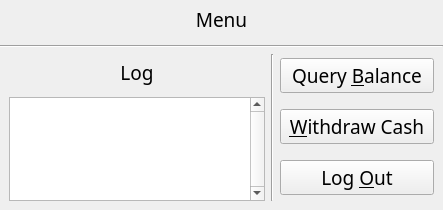
<?xml version="1.0" encoding="UTF-8"?>
<ui version="4.0">
 <class>AtmClientView</class>
 <widget class="QMainWindow" name="AtmClientView">
  <property name="geometry">
   <rect>
    <x>0</x>
    <y>0</y>
    <width>443</width>
    <height>210</height>
   </rect>
  </property>
  <property name="font">
   <font>
    <family>微软雅黑</family>
    <pointsize>14</pointsize>
   </font>
  </property>
  <property name="windowTitle">
   <string>MainWindow</string>
  </property>
  <property name="inputMethodHints">
   <set>Qt::ImhNone</set>
  </property>
  <widget class="QWidget" name="centralwidget">
   <layout class="QGridLayout" name="gridLayout_2">
    <property name="leftMargin">
     <number>0</number>
    </property>
    <property name="topMargin">
     <number>0</number>
    </property>
    <property name="rightMargin">
     <number>0</number>
    </property>
    <property name="bottomMargin">
     <number>0</number>
    </property>
    <property name="spacing">
     <number>0</number>
    </property>
    <item row="0" column="0">
     <widget class="QStackedWidget" name="stackWindow">
      <property name="sizePolicy">
       <sizepolicy hsizetype="Minimum" vsizetype="Minimum">
        <horstretch>0</horstretch>
        <verstretch>0</verstretch>
       </sizepolicy>
      </property>
      <property name="currentIndex">
       <number>1</number>
      </property>
      <widget class="QWidget" name="pageDisonnected">
       <property name="sizePolicy">
        <sizepolicy hsizetype="Minimum" vsizetype="Minimum">
         <horstretch>0</horstretch>
         <verstretch>0</verstretch>
        </sizepolicy>
       </property>
       <layout class="QVBoxLayout" name="verticalLayout">
        <item>
         <spacer name="verticalSpacer_6">
          <property name="orientation">
           <enum>Qt::Vertical</enum>
          </property>
          <property name="sizeType">
           <enum>QSizePolicy::Minimum</enum>
          </property>
          <property name="sizeHint" stdset="0">
           <size>
            <width>1</width>
            <height>6</height>
           </size>
          </property>
         </spacer>
        </item>
        <item>
         <widget class="QLabel" name="labelCQUBank">
          <property name="text">
           <string>CQU Bank</string>
          </property>
          <property name="alignment">
           <set>Qt::AlignCenter</set>
          </property>
         </widget>
        </item>
        <item>
         <spacer name="verticalSpacer_5">
          <property name="orientation">
           <enum>Qt::Vertical</enum>
          </property>
          <property name="sizeType">
           <enum>QSizePolicy::Minimum</enum>
          </property>
          <property name="sizeHint" stdset="0">
           <size>
            <width>1</width>
            <height>6</height>
           </size>
          </property>
         </spacer>
        </item>
        <item>
         <widget class="Line" name="line">
          <property name="orientation">
           <enum>Qt::Horizontal</enum>
          </property>
         </widget>
        </item>
        <item>
         <layout class="QHBoxLayout" name="horizontalLayout">
          <item>
           <layout class="QGridLayout" name="gridLayout">
            <item row="0" column="0">
             <widget class="QLabel" name="labelHost">
              <property name="minimumSize">
               <size>
                <width>43</width>
                <height>0</height>
               </size>
              </property>
              <property name="text">
               <string>Host</string>
              </property>
              <property name="alignment">
               <set>Qt::AlignRight|Qt::AlignTrailing|Qt::AlignVCenter</set>
              </property>
             </widget>
            </item>
            <item row="0" column="1">
             <widget class="QLineEdit" name="lineEditHost">
              <property name="minimumSize">
               <size>
                <width>180</width>
                <height>0</height>
               </size>
              </property>
              <property name="inputMethodHints">
               <set>Qt::ImhNone</set>
              </property>
              <property name="text">
               <string>119.29.117.67</string>
              </property>
              <property name="alignment">
               <set>Qt::AlignRight|Qt::AlignTrailing|Qt::AlignVCenter</set>
              </property>
              <property name="placeholderText">
               <string>Host Address</string>
              </property>
             </widget>
            </item>
            <item row="1" column="0">
             <widget class="QLabel" name="labelPort">
              <property name="text">
               <string>Port</string>
              </property>
              <property name="alignment">
               <set>Qt::AlignRight|Qt::AlignTrailing|Qt::AlignVCenter</set>
              </property>
             </widget>
            </item>
            <item row="1" column="1">
             <widget class="QLineEdit" name="lineEditPort">
              <property name="minimumSize">
               <size>
                <width>180</width>
                <height>0</height>
               </size>
              </property>
              <property name="text">
               <string>3333</string>
              </property>
              <property name="alignment">
               <set>Qt::AlignRight|Qt::AlignTrailing|Qt::AlignVCenter</set>
              </property>
              <property name="placeholderText">
               <string>Port Number</string>
              </property>
             </widget>
            </item>
           </layout>
          </item>
          <item>
           <widget class="QPushButton" name="buttonConnect">
            <property name="sizePolicy">
             <sizepolicy hsizetype="Minimum" vsizetype="Minimum">
              <horstretch>0</horstretch>
              <verstretch>0</verstretch>
             </sizepolicy>
            </property>
            <property name="minimumSize">
             <size>
              <width>100</width>
              <height>0</height>
             </size>
            </property>
            <property name="text">
             <string>&amp;Connect</string>
            </property>
           </widget>
          </item>
         </layout>
        </item>
       </layout>
      </widget>
      <widget class="QWidget" name="pageConnected">
       <layout class="QVBoxLayout" name="verticalLayout_4">
        <property name="leftMargin">
         <number>0</number>
        </property>
        <property name="topMargin">
         <number>0</number>
        </property>
        <property name="rightMargin">
         <number>0</number>
        </property>
        <property name="bottomMargin">
         <number>0</number>
        </property>
        <item>
         <spacer name="verticalSpacer_7">
          <property name="orientation">
           <enum>Qt::Vertical</enum>
          </property>
          <property name="sizeType">
           <enum>QSizePolicy::Minimum</enum>
          </property>
          <property name="sizeHint" stdset="0">
           <size>
            <width>1</width>
            <height>6</height>
           </size>
          </property>
         </spacer>
        </item>
        <item>
         <widget class="QLabel" name="labelMenu">
          <property name="text">
           <string>Menu</string>
          </property>
          <property name="alignment">
           <set>Qt::AlignCenter</set>
          </property>
         </widget>
        </item>
        <item>
         <spacer name="verticalSpacer_4">
          <property name="orientation">
           <enum>Qt::Vertical</enum>
          </property>
          <property name="sizeType">
           <enum>QSizePolicy::Minimum</enum>
          </property>
          <property name="sizeHint" stdset="0">
           <size>
            <width>1</width>
            <height>6</height>
           </size>
          </property>
         </spacer>
        </item>
        <item>
         <widget class="Line" name="line_2">
          <property name="orientation">
           <enum>Qt::Horizontal</enum>
          </property>
         </widget>
        </item>
        <item>
         <widget class="QStackedWidget" name="stackPanel">
          <property name="currentIndex">
           <number>1</number>
          </property>
          <widget class="QWidget" name="pageLogin">
           <layout class="QGridLayout" name="gridLayout_4">
            <property name="leftMargin">
             <number>9</number>
            </property>
            <property name="topMargin">
             <number>0</number>
            </property>
            <property name="rightMargin">
             <number>9</number>
            </property>
            <property name="bottomMargin">
             <number>9</number>
            </property>
            <property name="spacing">
             <number>0</number>
            </property>
            <item row="0" column="0">
             <layout class="QVBoxLayout" name="verticalLayout_3">
              <property name="spacing">
               <number>0</number>
              </property>
              <item>
               <layout class="QGridLayout" name="gridLayout_3">
                <item row="0" column="1">
                 <spacer name="horizontalSpacer">
                  <property name="orientation">
                   <enum>Qt::Horizontal</enum>
                  </property>
                  <property name="sizeType">
                   <enum>QSizePolicy::Minimum</enum>
                  </property>
                  <property name="sizeHint" stdset="0">
                   <size>
                    <width>6</width>
                    <height>1</height>
                   </size>
                  </property>
                 </spacer>
                </item>
                <item row="2" column="1">
                 <spacer name="horizontalSpacer_2">
                  <property name="orientation">
                   <enum>Qt::Horizontal</enum>
                  </property>
                  <property name="sizeType">
                   <enum>QSizePolicy::Minimum</enum>
                  </property>
                  <property name="sizeHint" stdset="0">
                   <size>
                    <width>6</width>
                    <height>1</height>
                   </size>
                  </property>
                 </spacer>
                </item>
                <item row="0" column="2">
                 <widget class="QLineEdit" name="lineEditUserid">
                  <property name="text">
                   <string>998877665544</string>
                  </property>
                  <property name="alignment">
                   <set>Qt::AlignRight|Qt::AlignTrailing|Qt::AlignVCenter</set>
                  </property>
                  <property name="placeholderText">
                   <string>User ID</string>
                  </property>
                  <property name="clearButtonEnabled">
                   <bool>false</bool>
                  </property>
                 </widget>
                </item>
                <item row="0" column="0">
                 <widget class="QLabel" name="labelUserid">
                  <property name="text">
                   <string>User ID</string>
                  </property>
                  <property name="alignment">
                   <set>Qt::AlignRight|Qt::AlignTrailing|Qt::AlignVCenter</set>
                  </property>
                 </widget>
                </item>
                <item row="2" column="0">
                 <widget class="QLabel" name="labelPasswd">
                  <property name="minimumSize">
                   <size>
                    <width>87</width>
                    <height>0</height>
                   </size>
                  </property>
                  <property name="text">
                   <string>Password</string>
                  </property>
                  <property name="alignment">
                   <set>Qt::AlignRight|Qt::AlignTrailing|Qt::AlignVCenter</set>
                  </property>
                 </widget>
                </item>
                <item row="2" column="2">
                 <widget class="QLineEdit" name="lineEditPasswd">
                  <property name="inputMethodHints">
                   <set>Qt::ImhHiddenText|Qt::ImhNoAutoUppercase|Qt::ImhNoPredictiveText|Qt::ImhSensitiveData</set>
                  </property>
                  <property name="text">
                   <string>1122334455</string>
                  </property>
                  <property name="echoMode">
                   <enum>QLineEdit::Password</enum>
                  </property>
                  <property name="alignment">
                   <set>Qt::AlignRight|Qt::AlignTrailing|Qt::AlignVCenter</set>
                  </property>
                  <property name="placeholderText">
                   <string>Password</string>
                  </property>
                 </widget>
                </item>
                <item row="1" column="0">
                 <spacer name="verticalSpacer_8">
                  <property name="orientation">
                   <enum>Qt::Vertical</enum>
                  </property>
                  <property name="sizeType">
                   <enum>QSizePolicy::Minimum</enum>
                  </property>
                  <property name="sizeHint" stdset="0">
                   <size>
                    <width>1</width>
                    <height>6</height>
                   </size>
                  </property>
                 </spacer>
                </item>
               </layout>
              </item>
              <item>
               <spacer name="verticalSpacer">
                <property name="orientation">
                 <enum>Qt::Vertical</enum>
                </property>
                <property name="sizeType">
                 <enum>QSizePolicy::Minimum</enum>
                </property>
                <property name="sizeHint" stdset="0">
                 <size>
                  <width>1</width>
                  <height>6</height>
                 </size>
                </property>
               </spacer>
              </item>
              <item>
               <layout class="QHBoxLayout" name="horizontalLayout_2">
                <item>
                 <widget class="QPushButton" name="buttonDisconnect">
                  <property name="minimumSize">
                   <size>
                    <width>150</width>
                    <height>0</height>
                   </size>
                  </property>
                  <property name="text">
                   <string>&amp;Disconnect</string>
                  </property>
                 </widget>
                </item>
                <item>
                 <spacer name="horizontalSpacer_3">
                  <property name="orientation">
                   <enum>Qt::Horizontal</enum>
                  </property>
                  <property name="sizeHint" stdset="0">
                   <size>
                    <width>6</width>
                    <height>1</height>
                   </size>
                  </property>
                 </spacer>
                </item>
                <item>
                 <widget class="QPushButton" name="buttonLogin">
                  <property name="sizePolicy">
                   <sizepolicy hsizetype="Minimum" vsizetype="Fixed">
                    <horstretch>0</horstretch>
                    <verstretch>0</verstretch>
                   </sizepolicy>
                  </property>
                  <property name="minimumSize">
                   <size>
                    <width>150</width>
                    <height>0</height>
                   </size>
                  </property>
                  <property name="text">
                   <string>Log&amp;in</string>
                  </property>
                 </widget>
                </item>
               </layout>
              </item>
             </layout>
            </item>
           </layout>
          </widget>
          <widget class="QWidget" name="pageOperate">
           <layout class="QHBoxLayout" name="horizontalLayout_3">
            <property name="leftMargin">
             <number>9</number>
            </property>
            <property name="topMargin">
             <number>0</number>
            </property>
            <property name="rightMargin">
             <number>9</number>
            </property>
            <property name="bottomMargin">
             <number>9</number>
            </property>
            <item>
             <layout class="QVBoxLayout" name="verticalLayout_5">
              <item>
               <widget class="QLabel" name="labelLog">
                <property name="text">
                 <string>Log</string>
                </property>
                <property name="alignment">
                 <set>Qt::AlignCenter</set>
                </property>
               </widget>
              </item>
              <item>
               <widget class="QTextEdit" name="textEditLog">
                <property name="sizePolicy">
                 <sizepolicy hsizetype="Fixed" vsizetype="Fixed">
                  <horstretch>0</horstretch>
                  <verstretch>0</verstretch>
                 </sizepolicy>
                </property>
                <property name="minimumSize">
                 <size>
                  <width>256</width>
                  <height>70</height>
                 </size>
                </property>
                <property name="maximumSize">
                 <size>
                  <width>16777215</width>
                  <height>104</height>
                 </size>
                </property>
                <property name="acceptDrops">
                 <bool>true</bool>
                </property>
                <property name="inputMethodHints">
                 <set>Qt::ImhMultiLine</set>
                </property>
                <property name="verticalScrollBarPolicy">
                 <enum>Qt::ScrollBarAlwaysOn</enum>
                </property>
                <property name="readOnly">
                 <bool>true</bool>
                </property>
                <property name="html">
                 <string>&lt;!DOCTYPE HTML PUBLIC &quot;-//W3C//DTD HTML 4.0//EN&quot; &quot;http://www.w3.org/TR/REC-html40/strict.dtd&quot;&gt;
&lt;html&gt;&lt;head&gt;&lt;meta name=&quot;qrichtext&quot; content=&quot;1&quot; /&gt;&lt;style type=&quot;text/css&quot;&gt;
p, li { white-space: pre-wrap; }
&lt;/style&gt;&lt;/head&gt;&lt;body style=&quot; font-family:'微软雅黑'; font-size:14pt; font-weight:400; font-style:normal;&quot;&gt;
&lt;p style=&quot;-qt-paragraph-type:empty; margin-top:0px; margin-bottom:0px; margin-left:0px; margin-right:0px; -qt-block-indent:0; text-indent:0px; font-size:10pt;&quot;&gt;&lt;br /&gt;&lt;/p&gt;&lt;/body&gt;&lt;/html&gt;</string>
                </property>
                <property name="acceptRichText">
                 <bool>true</bool>
                </property>
               </widget>
              </item>
             </layout>
            </item>
            <item>
             <widget class="Line" name="line_3">
              <property name="orientation">
               <enum>Qt::Vertical</enum>
              </property>
             </widget>
            </item>
            <item>
             <layout class="QVBoxLayout" name="verticalLayout_2">
              <property name="spacing">
               <number>6</number>
              </property>
              <item>
               <widget class="QPushButton" name="buttonBalance">
                <property name="minimumSize">
                 <size>
                  <width>150</width>
                  <height>0</height>
                 </size>
                </property>
                <property name="text">
                 <string>Query &amp;Balance</string>
                </property>
               </widget>
              </item>
              <item>
               <spacer name="verticalSpacer_9">
                <property name="orientation">
                 <enum>Qt::Vertical</enum>
                </property>
                <property name="sizeType">
                 <enum>QSizePolicy::Minimum</enum>
                </property>
                <property name="sizeHint" stdset="0">
                 <size>
                  <width>1</width>
                  <height>6</height>
                 </size>
                </property>
               </spacer>
              </item>
              <item>
               <widget class="QPushButton" name="buttonWithdrawl">
                <property name="minimumSize">
                 <size>
                  <width>150</width>
                  <height>0</height>
                 </size>
                </property>
                <property name="text">
                 <string>&amp;Withdraw Cash</string>
                </property>
               </widget>
              </item>
              <item>
               <spacer name="verticalSpacer_10">
                <property name="orientation">
                 <enum>Qt::Vertical</enum>
                </property>
                <property name="sizeType">
                 <enum>QSizePolicy::Minimum</enum>
                </property>
                <property name="sizeHint" stdset="0">
                 <size>
                  <width>1</width>
                  <height>6</height>
                 </size>
                </property>
               </spacer>
              </item>
              <item>
               <widget class="QPushButton" name="buttonLogout">
                <property name="sizePolicy">
                 <sizepolicy hsizetype="Minimum" vsizetype="Fixed">
                  <horstretch>0</horstretch>
                  <verstretch>0</verstretch>
                 </sizepolicy>
                </property>
                <property name="minimumSize">
                 <size>
                  <width>75</width>
                  <height>0</height>
                 </size>
                </property>
                <property name="text">
                 <string>Log &amp;Out</string>
                </property>
               </widget>
              </item>
             </layout>
            </item>
           </layout>
          </widget>
         </widget>
        </item>
       </layout>
      </widget>
     </widget>
    </item>
   </layout>
  </widget>
 </widget>
 <resources/>
 <connections/>
</ui>
